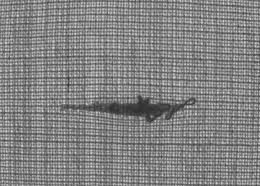
%> input picture img/texture.jpg, 260 x 186 px
$ octave lab6.m   (GNU Octave 9; MATLAB toolbox functions it lacks are replaced by stand-ins)
%> lines starting %> are read from the running program, lines starting %| are printed output that depends on the picture; in (x1, y1, x2, y2) boxes, pixels count from 0 and x2, y2 are one past the last pixel; in counts of white or black regions, pixels touching at a corner belong together; the program's own positions count from 1
### glp.m
function res = glp(im,thresh)

% inputs
% im is the fourier transform of the image
% thresh is the cutoff circle radius

% output
% res is the defined filter

[r,c] = size(im);
d0 = thresh;

d=zeros(r,c);
h=zeros(r,c);

for i=1:r
    for j=1:c
     d(i,j)=  sqrt((i-(r/2))^2 + (j-(c/2))^2);
    end
end

for i=1:r
    for j=1:c
      h(i,j)= exp (-( (d(i,j)^2)/(2*(d0^2))));
    end
end

res = h;

### lab6.m
%% lab6 - Esercizio 2 - Analisi delle tessiture, dove si trova il difetto?
% Utilizzare in combinazione filtro passa-basso e metodo di otsu per
% ottenere la porzione di tessitura danneggiata.

clear all
close all
clc

I = rgb2gray(imread('img/texture.jpg'));
%> I: size 186x260 uint8; min 43, max 227, mean 130.7
[M,N] = size(I);
%> M = 186; N = 260

% 1. Analizzare l'output della binarizzazione di Otsu direttamente
% sull'immagine non filtrata
BW = imbinarize(I);
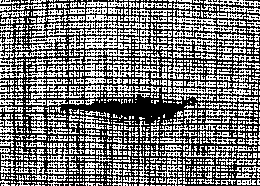
%> BW: size 186x260 logical; 47.9% white in thin lines or dots
imagesc(BW);

% Troppe alte frequenze! Proviamo a toglierle con un filtro passa-basso!

I = double(I);
%> I: size 186x260 double
imagesc(I);

% 2. Creare il padding
Ipad = padarray(I,[M N],0,'post');

% 3. Calcolare la DFT dell'immagine appena creata
FFT_Ipad_center = fftshift(fft2(Ipad));

% 4. Generare un filtro passa-basso Gaussiano
thresh = 20; % Raggio di cutoff minimo nel dominio delle frequenze
H = glp(FFT_Ipad_center,thresh); % filtro Gaussiano
%> after the loop in glp, `for i=1:r`:
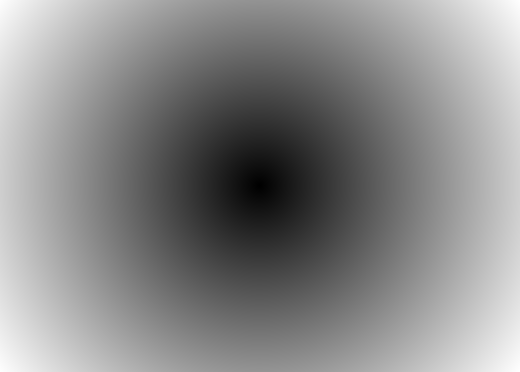
%> d: size 372x520 double; min 0, max 319.7, mean 172.1; drawn with min black and max white
%> after the loop in glp, `for i=1:r`:
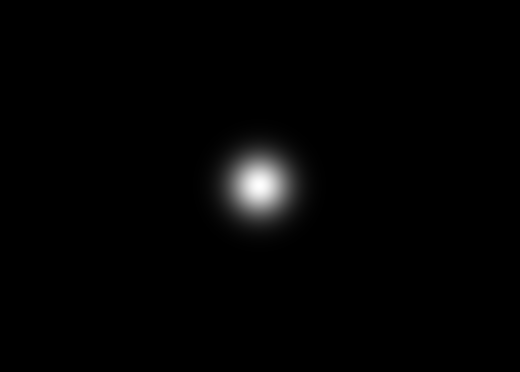
%> h: size 372x520 double; min 3.32e-56, max 1, mean 0.013
figure; imshow(H,[]); title('Filtro');

% 5. Eseguire la moltiplicazione tra filtro e il risultato della
% DFT
him = H.*FFT_Ipad_center;

% 6. Ricostruire l'immagine tramite FFT inversa e ricentratura (immagine
% di dimensione PxQ)
ifim = real(ifft2(ifftshift(him)));

% 7. Rimozione del padding, in modo da tornare ad una immagine di
% dimensioni MxN

rim = ifim(1:M,1:N);
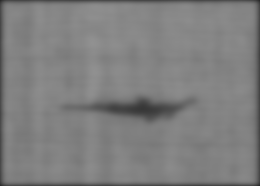
%> rim: size 186x260 double; min 40.49, max 145.3, mean 127.1
rim=uint8(rim);
%> rim: size 186x260 uint8
figure,imshow(rim,[]); title ('Immagine dopo filtraggio ferma-banda')

% 8. Attraverso il metodo di Otsu, binarizzo l'immagine e cerco il difetto
% nella texture
BW = imbinarize(rim);
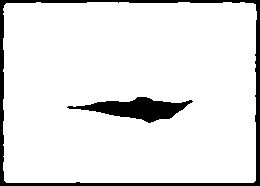
%> BW: size 186x260 logical; 90.8% white; 2 black regions, box (x1, y1, x2, y2) and area: (0, 0, 260, 186) 2895, (67, 97, 193, 123) 1564

I_highlight =  cat(3, I, I, I);
[rr,cc] = ind2sub(size(BW),find(BW==0));
%> rr = 4459 values from 1 to 186; cc = 4459 values from 1 to 260
for i=1:numel(rr)
    I_highlight(rr(i),cc(i),1:3)=255.0;
    I_highlight(rr(i),cc(i),3)=0.0;
end
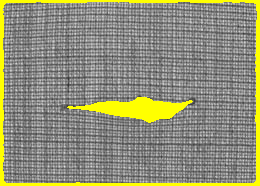
%> I_highlight: size 186x260x3 double; mean R, G, B 143.8, 143.8, 120.3

% Visualizzazione dei risultati

figure;
subplot(2,3,1);imshow(uint8(I));title('Original image');
subplot(2,3,2);imshow(uint8(Ipad));title('Padding');
subplot(2,3,3);imshow(log10(1+abs(him)),[]); title('Fourier Transform');
%> after `imshow(log10(1+abs(him)),[])`:
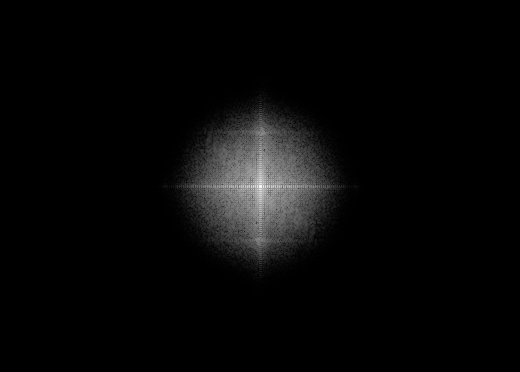
%> displayed picture: size 372x520, on the screen's scale of 0 to 255; min 0, max 255, mean 7.8
subplot(2,3,4);imshow(uint8(rim),[]);title('Filtered image');
subplot(2,3,5);imshow(uint8(BW),[]);title('Binarized image');
subplot(2,3,6);imshow(uint8(I_highlight),[]);title('Original Image with defects highlighted');

$ run again, with img/img1.jpg copied over img/texture.jpg
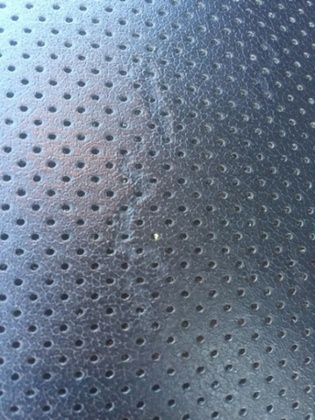
%> input picture img/img1.jpg, 315 x 420 px, shrunk from 407 x 543 before the run
%> `BW = imbinarize(rim);`:
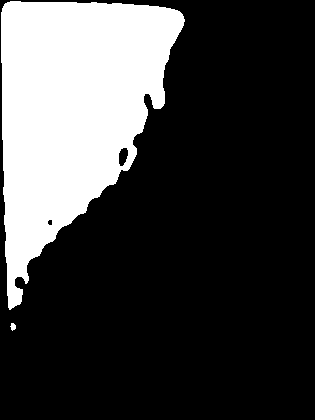
%> BW: size 420x315 logical; 25.3% white; 2 white regions, box (x1, y1, x2, y2) and area: (1, 1, 185, 310) 33409, (10, 323, 16, 331) 33
%> rr = 98858 values from 1 to 420; cc = 98858 values from 1 to 315
%> `imshow(log10(1+abs(him)),[])`:
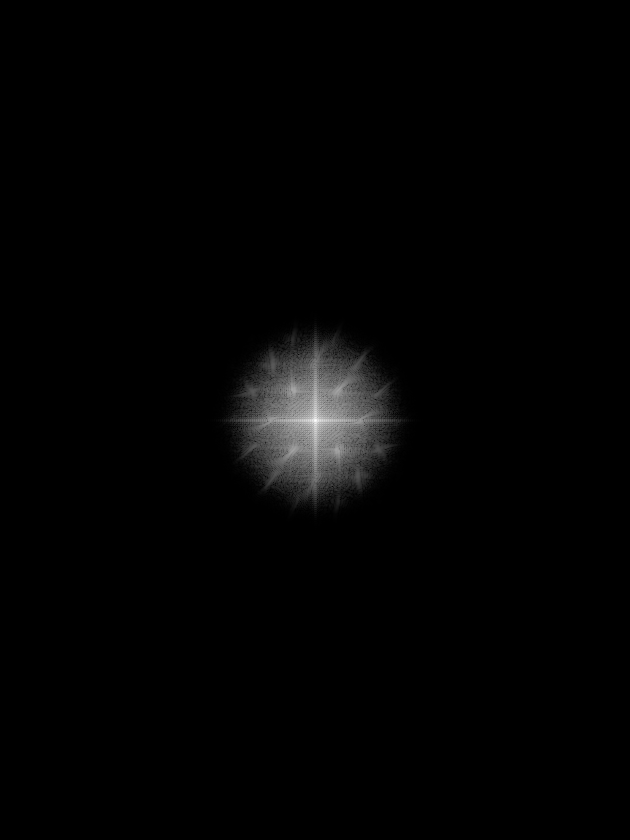
%> displayed picture: size 840x630, on the screen's scale of 0 to 255; min 0, max 255, mean 3.5

$ run again, with img/img11.jpg copied over img/texture.jpg
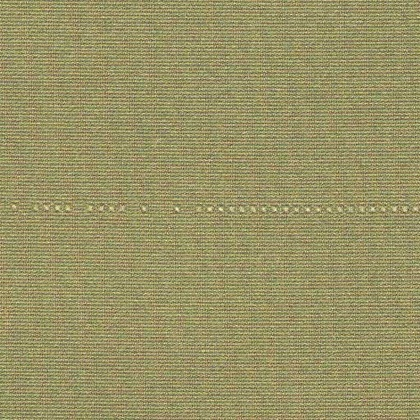
%> input picture img/img11.jpg, 420 x 420 px, shrunk from 512 x 512 before the run
%> `BW = imbinarize(rim);`:
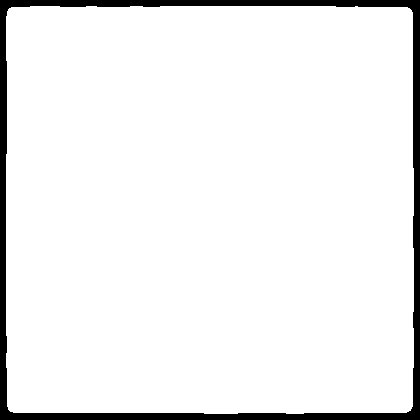
%> BW: size 420x420 logical; 93.8% white; 1 black region, box (x1, y1, x2, y2) and area: (0, 0, 420, 420) 10935
%> rr = 10935 values from 1 to 420
%> `imshow(log10(1+abs(him)),[])`:
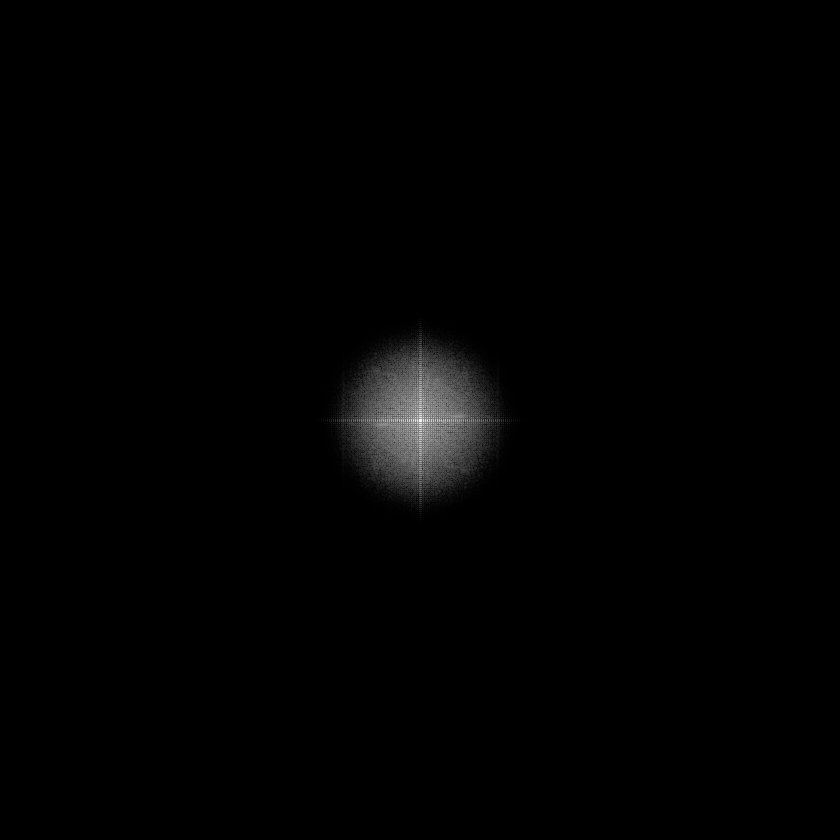
%> displayed picture: size 840x840, on the screen's scale of 0 to 255; min 0, max 255, mean 2.2
